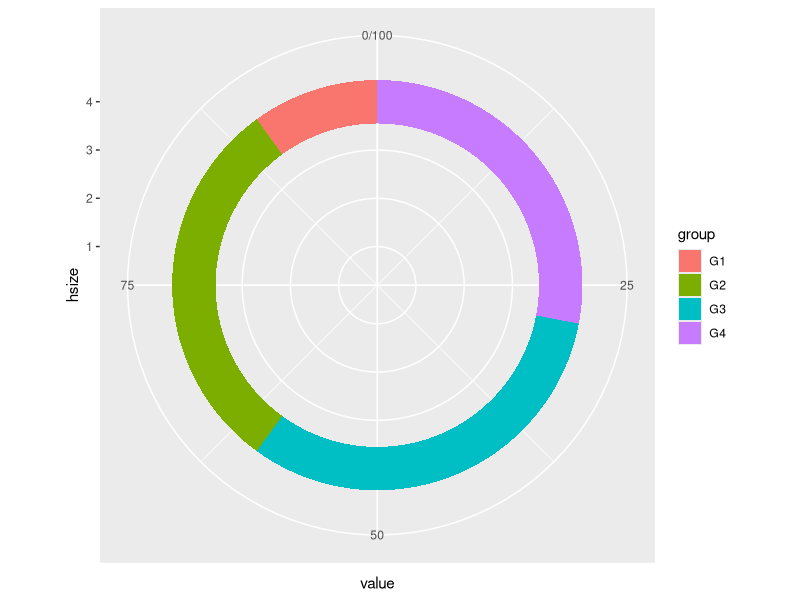

Recreate this plot in R.
# Load necessary libraries
library(ggplot2)
library(dplyr)

# Sample data (replace with your own data)
df <- data.frame(
  value = c(10, 30, 32, 28),
  group = paste0("G", 1:4)
)

# Set the hole size (adjust as needed)
hsize <- 4
df <- df %>%
  mutate(x=hsize)
# Create the donut plot
ggplot(df, aes(x = hsize, y = value, fill = group)) +
  geom_col() +
  coord_polar(theta = "y") +
  xlim(c(0.2, hsize + 0.8))

